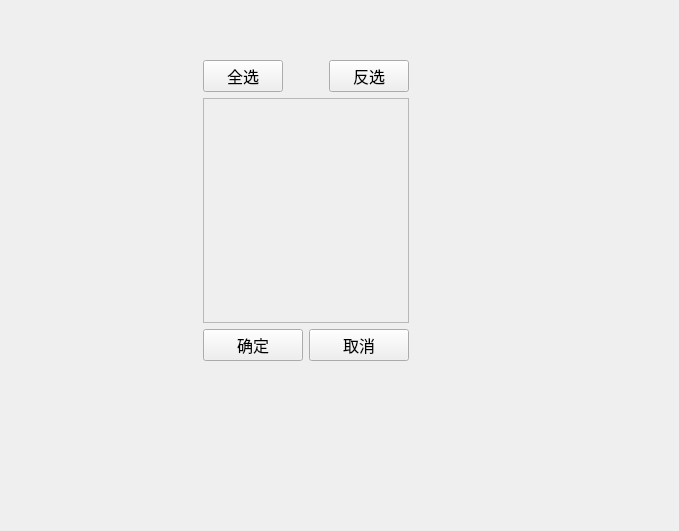
<?xml version="1.0" encoding="UTF-8"?>
<ui version="4.0">
 <class>shareFile</class>
 <widget class="QWidget" name="shareFile">
  <property name="geometry">
   <rect>
    <x>0</x>
    <y>0</y>
    <width>679</width>
    <height>531</height>
   </rect>
  </property>
  <property name="windowTitle">
   <string>Form</string>
  </property>
  <widget class="QWidget" name="widget_show_onfri" native="true">
   <property name="geometry">
    <rect>
     <x>440</x>
     <y>220</y>
     <width>204</width>
     <height>95</height>
    </rect>
   </property>
   <property name="font">
    <font>
     <family>Adobe 宋体 Std L</family>
     <pointsize>12</pointsize>
    </font>
   </property>
  </widget>
  <widget class="QWidget" name="layoutWidget">
   <property name="geometry">
    <rect>
     <x>203</x>
     <y>60</y>
     <width>206</width>
     <height>301</height>
    </rect>
   </property>
   <layout class="QVBoxLayout" name="verticalLayout">
    <item>
     <layout class="QHBoxLayout" name="horizontalLayout">
      <item>
       <widget class="QPushButton" name="pushButton_select_all">
        <property name="font">
         <font>
          <family>Adobe 宋体 Std L</family>
          <pointsize>12</pointsize>
         </font>
        </property>
        <property name="text">
         <string>全选</string>
        </property>
       </widget>
      </item>
      <item>
       <spacer name="horizontalSpacer">
        <property name="orientation">
         <enum>Qt::Horizontal</enum>
        </property>
        <property name="sizeHint" stdset="0">
         <size>
          <width>40</width>
          <height>20</height>
         </size>
        </property>
       </spacer>
      </item>
      <item>
       <widget class="QPushButton" name="pushButton_nonselect_all">
        <property name="font">
         <font>
          <family>Adobe 宋体 Std L</family>
          <pointsize>12</pointsize>
         </font>
        </property>
        <property name="text">
         <string>反选</string>
        </property>
       </widget>
      </item>
     </layout>
    </item>
    <item>
     <widget class="QScrollArea" name="scrollArea">
      <property name="font">
       <font>
        <family>黑体</family>
        <pointsize>12</pointsize>
       </font>
      </property>
      <property name="widgetResizable">
       <bool>true</bool>
      </property>
      <widget class="QWidget" name="scrollAreaWidgetContents">
       <property name="geometry">
        <rect>
         <x>0</x>
         <y>0</y>
         <width>202</width>
         <height>227</height>
        </rect>
       </property>
      </widget>
     </widget>
    </item>
    <item>
     <layout class="QHBoxLayout" name="horizontalLayout_2">
      <item>
       <widget class="QPushButton" name="pushButton_ok">
        <property name="font">
         <font>
          <family>Adobe 宋体 Std L</family>
          <pointsize>12</pointsize>
         </font>
        </property>
        <property name="text">
         <string>确定</string>
        </property>
       </widget>
      </item>
      <item>
       <widget class="QPushButton" name="pushButton_cancle">
        <property name="font">
         <font>
          <family>Adobe 宋体 Std L</family>
          <pointsize>12</pointsize>
         </font>
        </property>
        <property name="text">
         <string>取消</string>
        </property>
       </widget>
      </item>
     </layout>
    </item>
   </layout>
  </widget>
 </widget>
 <resources/>
 <connections/>
</ui>
